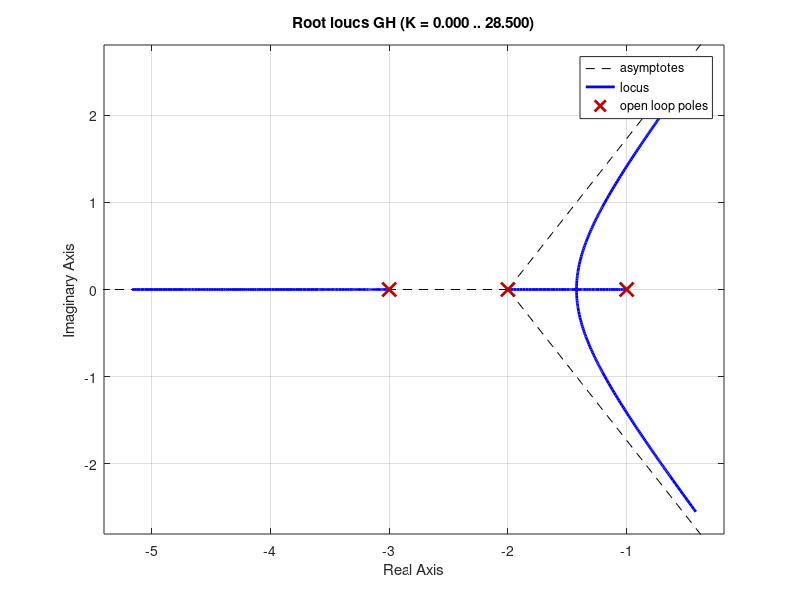

This figure's MATLAB source: (Note: this script raises an error after producing the figure.)
num= 1;
den= poly([-1 -2 -3]);
GH= tf(num, den)
pos= 20
z=(-log(pos/100))/(sqrt(pi^2+log(pos/100)^2))
rlocus(GH)
sgrid(z,0)
%[K,p] = rlocfind(GH)
%Ts = 4/abs(real(p(2)))
%Tp = pi/imag((p(2)) 
%T = feedback(K*GH,1)
%step(T)
